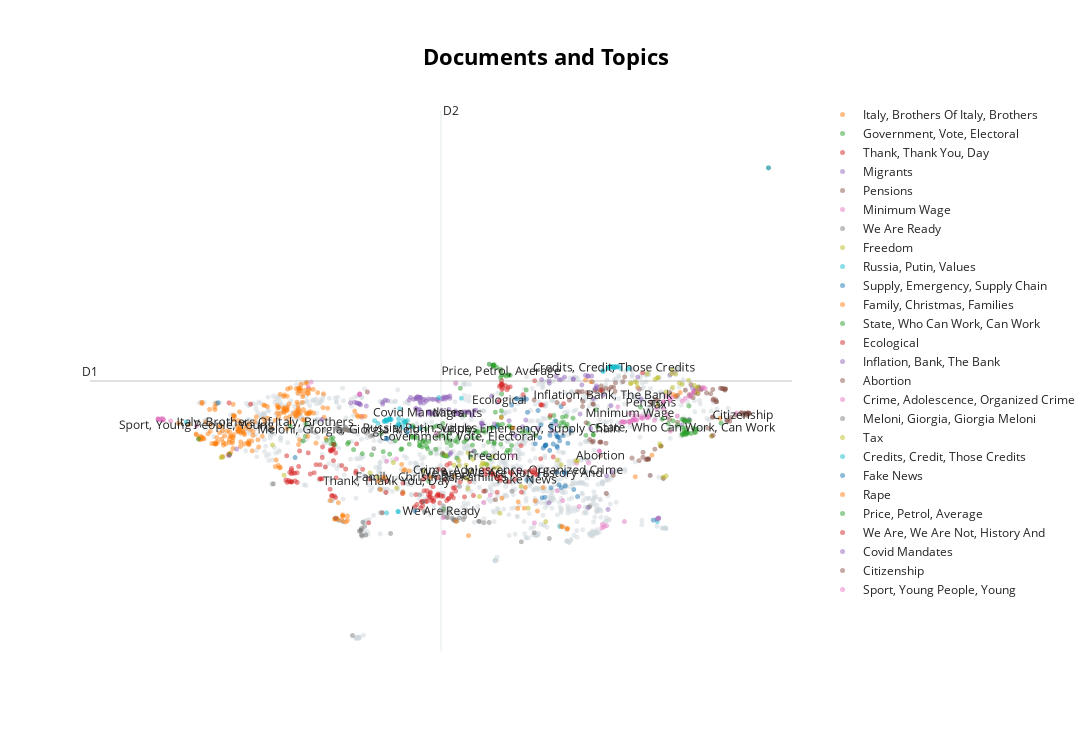

Source (notebook cell):
### Code cell
# sentence_model = SentenceTransformer("all-MiniLM-L6-v2")
# embeddings = sentence_model.encode(docs, show_progress_bar=False)
# reduced_embeddings = UMAP(n_neighbors=10, n_components=2, min_dist=0.0, metric='cosine').fit_transform(embeddings)

# This is a way of summarising the document using the original caption in a way to group the sentence
# could also use date
# adjusted_docs = ["<b>" + title + "</b><br>" + doc[:100] + "..." 
#                  for doc, title in zip(docs, titles)]
# documents_and_topics_fig = topic_model.visualize_documents(docs, topics=topics, custom_labels=True, adjusted_docs=adjusted_docs)

documents_and_topics_fig = topic_model.visualize_documents(docs, topics=topics, custom_labels=True)
documents_and_topics_fig.write_html(processed_dir + 'html/documents-and-topics.html')
documents_and_topics_fig
